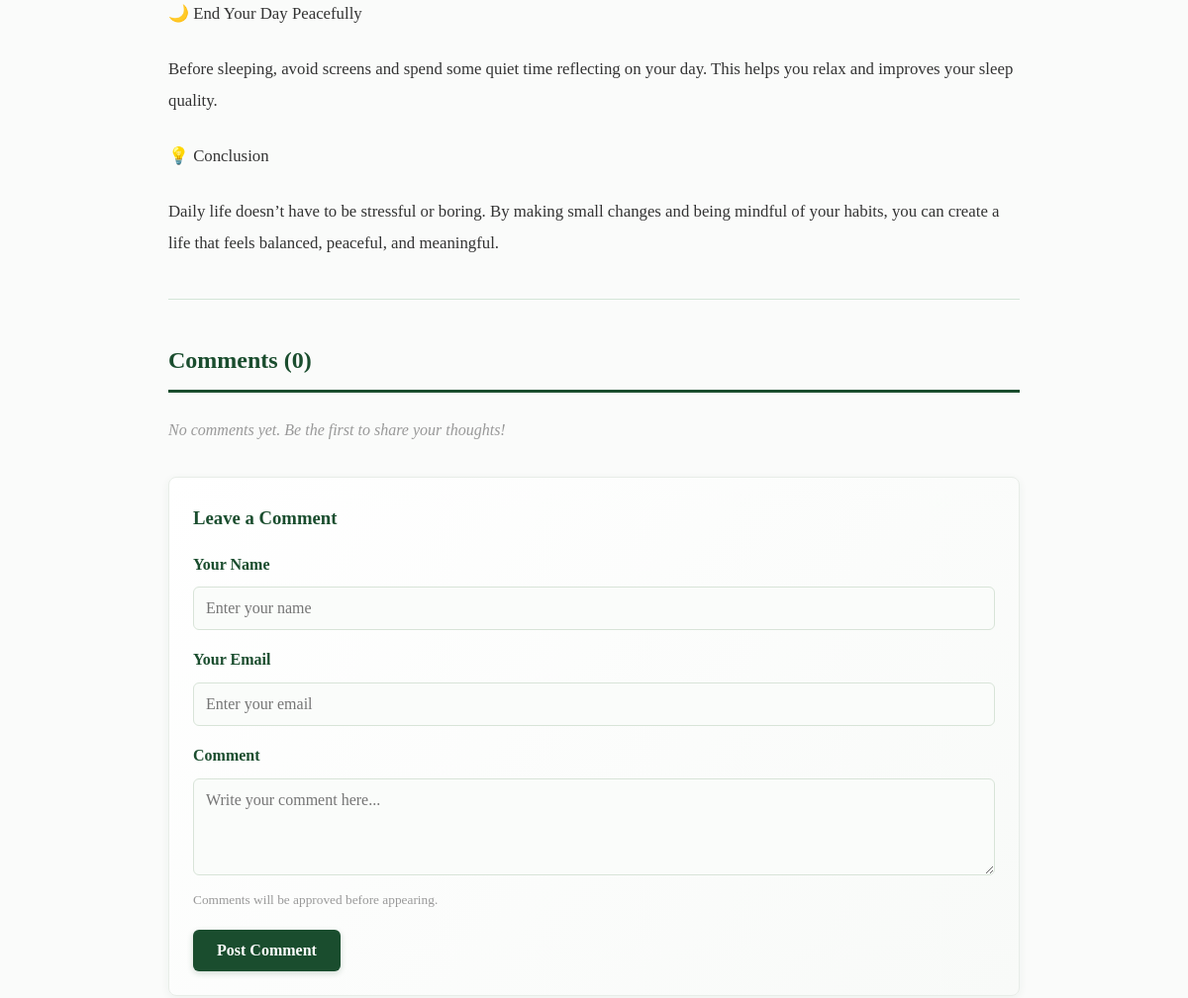
/blog/6/ (signed in, middle part), run on an earlier commit of the app's database.
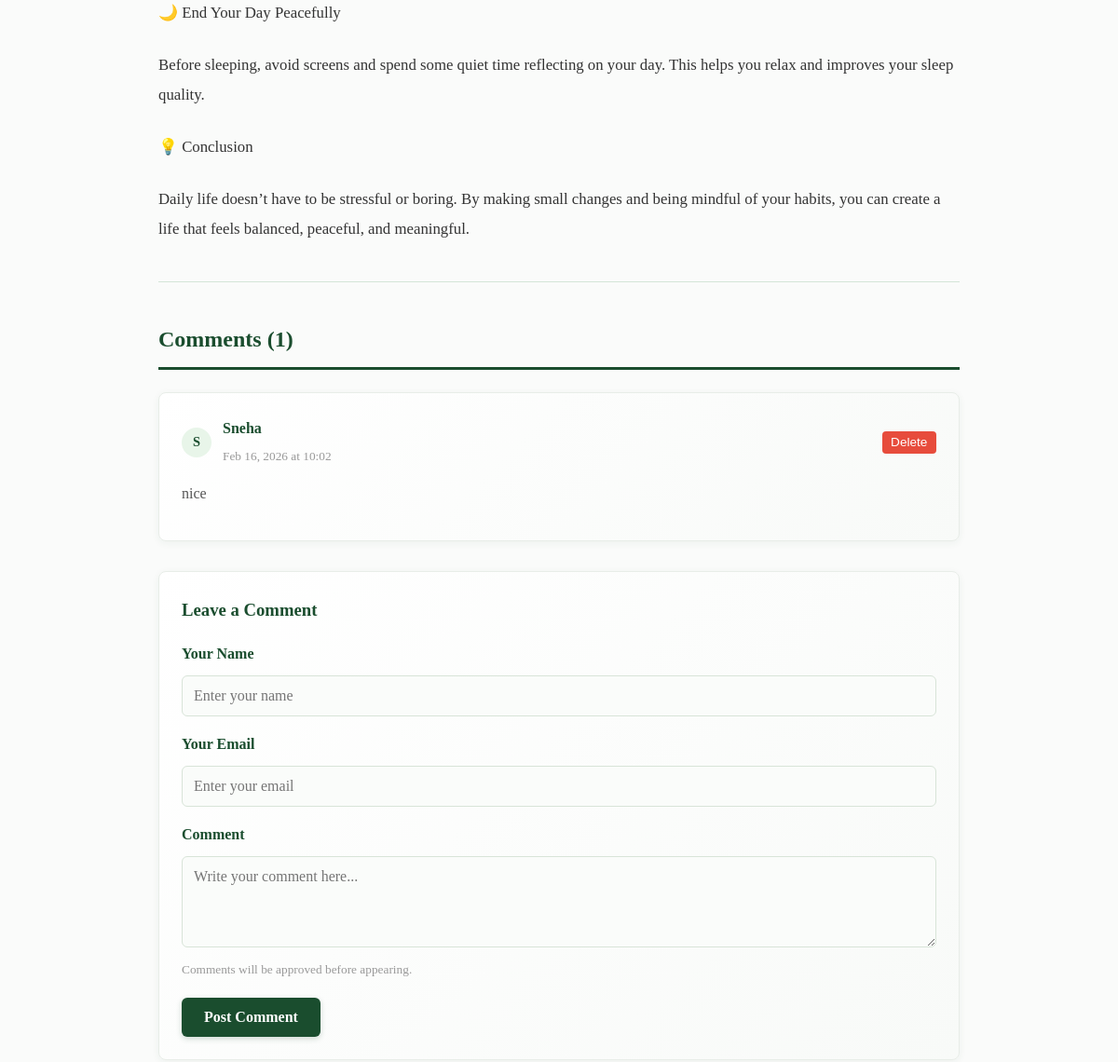
And on a later commit of the database.
### blog/models.py (models this page shows, shortened)
class Blog(models.Model):
    STATUS_CHOICES = [
        ('draft', 'Draft'),
        ('published', 'Published'),
        ('archived', 'Archived'),
    ]
    tenant_id = models.IntegerField()
    title = models.CharField(max_length=255)
    slug = models.SlugField(max_length=300)
    excerpt = models.TextField(blank=True, null=True)
    content = models.TextField()
    featured_image = models.ImageField(upload_to='blogs/', blank=True, null=True)
    tags = models.ManyToManyField('Tag', related_name='blogs', blank=True)
    status = models.CharField(max_length=20, choices=STATUS_CHOICES, default='draft')
    author = models.ForeignKey(User, on_delete=models.SET_NULL, null=True, related_name='blogs')
    category = models.ForeignKey(Category, on_delete=models.SET_NULL, null=True, related_name='blogs')
    published_at = models.DateTimeField(blank=True, null=True)
    created_at = models.DateTimeField(default=timezone.now)
    updated_at = models.DateTimeField(auto_now=True)
    class Meta:
        db_table = 'blogs'
        unique_together = ('tenant_id', 'slug')
        verbose_name = 'Blog'
        verbose_name_plural = 'Blogs'
        indexes = [
            models.Index(fields=['tenant_id', 'slug'], name='blogs_index_2'),
            models.Index(fields=['tenant_id', 'status'], name='idx_blogs_tenant_status'),
            models.Index(fields=['tenant_id', 'slug'], name='idx_blogs_slug'),
        ]
        ordering = ['-created_at']

class Comment(models.Model):
    STATUS_CHOICES = [
        ('pending', 'Pending'),
        ('approved', 'Approved'),
        ('spam', 'Spam'),
        ('rejected', 'Rejected'),
    ]
    tenant_id = models.IntegerField()
    blog = models.ForeignKey(Blog, on_delete=models.CASCADE, related_name='comments')
    user = models.ForeignKey(User, on_delete=models.SET_NULL, null=True, blank=True, related_name='comments')
    name = models.CharField(max_length=100)
    email = models.EmailField(max_length=150)
    is_image = models.BooleanField(default=False)
    image = models.ImageField(upload_to='comments/', blank=True, null=True)
    image_url = models.URLField(blank=True, null=True)
    comment = models.TextField()
    status = models.CharField(max_length=20, choices=STATUS_CHOICES, default='pending')
    created_at = models.DateTimeField(default=timezone.now)
    class Meta:
        db_table = 'comments'
        verbose_name = 'Comment'
        verbose_name_plural = 'Comments'
        ordering = ['-created_at']

### blog/views.py (the view)
# urls.py: path('blog/<int:blog_id>/', views.blog_detail, name='blog_detail'),
def blog_detail(request, blog_id):
    from .models import Blog, Comment
    try:
        blog = Blog.objects.get(id=blog_id)
        if blog.status != 'published' and (not request.user.is_authenticated or blog.author != request.user):
            messages.error(request, 'Blog post not found or you do not have permission to view it.')
            return redirect('home')
    except Blog.DoesNotExist:
        messages.error(request, 'Blog post not found.')
        return redirect('home')
    image_comments_qs = blog.comments.filter(status='approved', is_image=True).order_by('-created_at')
    comments = blog.comments.filter(status='approved', is_image=False).order_by('-created_at')
    image_comments = list(image_comments_qs.values('id', 'name', 'comment', 'image_url', 'created_at'))
    likes_count = blog.likes.count()
    user_liked = False
    if request.user.is_authenticated:
        user_liked = blog.likes.filter(user=request.user).exists()
    context = {
        'blog': blog,
        'comments': comments,
        'image_comments': image_comments_qs,
        'image_comments_json': json.dumps(image_comments, default=str),
        'likes_count': likes_count,
        'user_liked': user_liked,
        'page_title': blog.title
    }
    return render(request, 'blog_detail.html', context)

### blog/models.py (called while the page is built)
    @property
    def is_writer(self):
        try:
            return self.user_roles.filter(name='writer').exists()
        except Exception:
            return False

### templates/blog_detail.html (shortened to what this page needs)
{% extends 'base.html' %}
{% block content %}
<div class="container" style="max-width:900px;">
    <article style="margin: 2rem 0;">
        <div class="blog-content" style="line-height: 1.9; font-size: 1.05rem; color: #333; margin: 2.5rem 0; font-family: 'Times New Roman', Times, serif;">
            {{ blog.content|linebreaks }}
        </div>
        <hr style="border: none; border-top: 1px solid #d4e5d8; margin: 2.5rem 0;">
        <section style="margin: 2.5rem 0; font-family: 'Times New Roman', Times, serif;">
            <h2 style="color: #1a4d2e; border-bottom:3px solid #1a4d2e; padding-bottom: 0.5rem; margin-bottom: 1.5rem; font-family: 'Times New Roman', Times, serif;">Comments ({{ comments.count }})</h2>
            {% if comments %}
                <div style="margin: 1.5rem 0;">
                    {% for comment in comments %}
                        <div class="card" style="margin-bottom: 1rem; animation: fadeInUp 0.6s ease-out;">
                            <div style="display: flex; align-items: center; justify-content: space-between; margin-bottom: 0.75rem;">
                                <div style="display: flex; align-items: center; gap: 0.75rem;">
                                    <div style="height: 32px; width: 32px; border-radius: 50%; background: #e8f5e9; display: flex; align-items: center; justify-content: center; color: #1a4d2e; font-weight: bold; font-size: 0.9rem;">{{ comment.name|slice:":1" }}</div>
                                    <div>
                                        <h4 style="margin: 0; color: #1a4d2e;">{{ comment.name }}</h4>
                                        <small style="color: #999;">{{ comment.created_at|date:"M d, Y \a\t H:i" }}</small>
                                    </div>
                                </div>
                                {% if user.is_authenticated and user == comment.user or user == blog.author %}
                                    <form method="POST" action="{% url 'delete_comment' comment.id %}" style="display: inline;" onsubmit="return confirm('Are you sure you want to delete this comment?');">
                                        <button type="submit" style="background: #e74c3c; color: white; border: none; padding: 0.3rem 0.6rem; border-radius: 4px; cursor: pointer; font-size: 0.85rem; transition: all 0.3s;">Delete</button>
                                    </form>
                                {% endif %}
                            </div>
                            <p style="margin: 0.75rem 0; color: #555;">{{ comment.comment }}</p>
                        </div>
                    {% endfor %}
                </div>
            {% else %}
                <p style="color: #999; font-style: italic;">No comments yet. Be the first to share your thoughts!</p>
            {% endif %}
            <div class="card" style="margin-top: 2rem; animation: fadeInUp 0.8s ease-out;">
                <h3 style="color: #1a4d2e; margin-top: 0;">Leave a Comment</h3>
                <form method="POST" action="{% url 'add_comment' blog.id %}" novalidate style="{% if not user.is_authenticated %}display: none;{% endif %}">
                    <div class="form-group">
                        <label for="name" style="font-family: 'Times New Roman', Times, serif;">Your Name</label>
                        <input type="text" id="name" name="name" placeholder="Enter your name" required style="font-family: 'Times New Roman', Times, serif;">
                    </div>
                    <div class="form-group">
                        <label for="email" style="font-family: 'Times New Roman', Times, serif;">Your Email</label>
                        <input type="email" id="email" name="email" placeholder="Enter your email" required style="font-family: 'Times New Roman', Times, serif;">
                    </div>
                    <div class="form-group">
                        <label for="comment" style="font-family: 'Times New Roman', Times, serif;">Comment</label>
                        <textarea id="comment" name="comment" rows="4" placeholder="Write your comment here..." required style="font-family: 'Times New Roman', Times, serif;"></textarea>
                        <small style="color: #999; font-family: 'Times New Roman', Times, serif;">Comments will be approved before appearing.</small>
                    </div>
                    <button type="submit" class="btn btn-primary" style="font-family: 'Times New Roman', Times, serif;">Post Comment</button>
                </form>
            </div>
        </section>
    </article>
</div>
{% endblock %}

### templates/base.html (shortened to what this page needs)
<!DOCTYPE html>
<html lang="en">
<head>
    {% load static %}
    <link rel="stylesheet" href="{% static 'css/dashboard.css' %}">
</head>
<body>
    <main>
        {% block content %}{% endblock %}
    </main>
</body>
</html>

### static/css/dashboard.css (style rules this page uses)
:root { --light-purple:#d5acf6; --dark-accent:#ac52dd; --soft-gold:#c9a24a; --muted:#6b6b6b; }

### templates/base.html (style rules this page uses)
* { margin: 0; padding: 0; box-sizing: border-box; }
body { font-family: 'Times New Roman', Times, serif; line-height: 1.8; color: #2c3e50; background: #fafbfa; }
.container { max-width: 1200px; margin: 0 auto; padding: 0 20px; }
main { min-height: calc(100vh - 200px); padding: 2rem 0; }
.card { background: linear-gradient(135deg, #ffffff 0%, #f8faf8 100%); border-radius: 8px; box-shadow: 0 2px 8px rgba(26, 77, 46, 0.06); padding: 1.5rem; margin: 1rem 0; border: 1px solid #e8ede8; color: #2c3e50; font-family: 'Times New Roman', Times, serif; }
.form-group { margin: 1rem 0; font-family: 'Times New Roman', Times, serif; }
label { display: block; margin-bottom: 0.5rem; font-weight: 600; color: #1a4d2e; font-family: 'Times New Roman', Times, serif; }
input[type="text"], input[type="email"], input[type="password"], textarea, select { width: 100%; padding: 0.75rem; border: 1px solid #d8e4d8; border-radius: 6px; font-family: 'Times New Roman', Times, serif; font-size: 1rem; background: #fafcfa; color: #2c3e50; transition: all 0.3s; }
.btn { padding: 0.75rem 1.5rem; border: none; border-radius: 6px; cursor: pointer; font-size: 1rem; transition: all 0.3s; text-decoration: none; display: inline-block; font-family: 'Times New Roman', Times, serif; font-weight: 600; }
.btn-primary { background-color: #1a4d2e; color: white; box-shadow: 0 2px 6px rgba(26,77,46,0.2); }
hr { border: none; border-top: 1px solid #d4e5d8; margin: 1.5rem 0; }

### templates/blog_detail.html (style rules this page uses)
.blog-content { line-height: 1.8; font-size: 1.1rem; }
.blog-content p { margin-bottom: 1.5rem; }

What changed in the data, as far as the page shows it:
added Comment: name "S", name "Sneha", created_at "Feb 16, 2026 at 10:02", shows "Delete", comment "nice"
Also different on the page:
{{ comments.count }}: "0" → "1"
text no longer shown: "No comments yet. Be the first to share your thoughts!"
